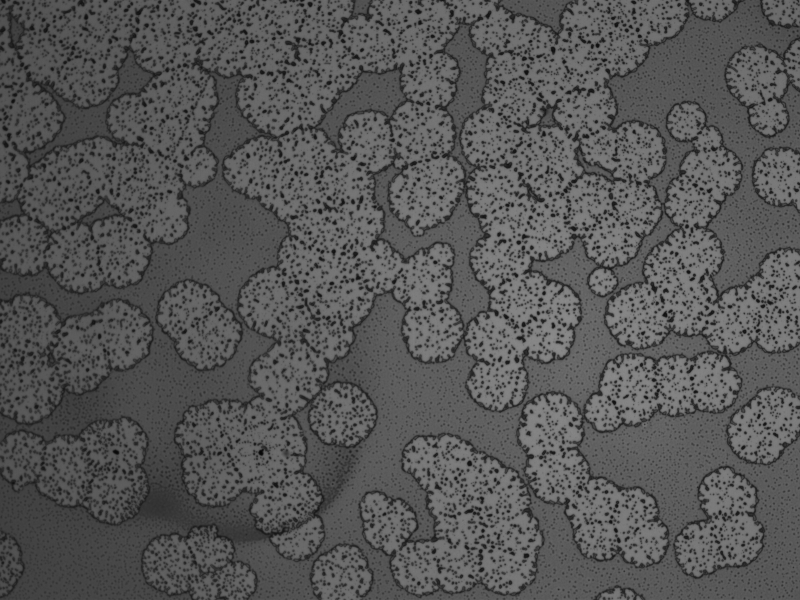
#> input picture sampledata/HW6/CEB2_s1_4x_1.jpg, 1600 x 1200 px, found by its file name (shown at 1/2 size)
$ jupyter execute --allow-errors Assignment6final_20251017.ipynb
#> lines starting #> are read from the running program, lines starting #| are printed output that depends on the picture; after the words box and inside, x2 and y2 are one past the last pixel; in counts of white or black regions, pixels touching at a corner belong together
<a href="https://colab.research.google.com/github/cbishop4/MSE7530/blob/main/Assignments/Assignment6final_20251017.ipynb" target="_parent"></a>

[cell 1]
import numpy as np
import matplotlib.pyplot as plt
import skimage as ski
import scipy.ndimage as ndi
import cv2

# Assignment 6 - MSE 7530
The goal of this assignment is to use some of your image processing principles to solve realistic materials science problems.
**Scoring**: Grade for 7530 is taken out of 100 points; 5995 grade is taken out of 125 points

### <font color='red'>Important AI Notice for this assignment:
In this assignment, you may **not** use generative AI on Question 1. Question 2 requires you to use it. For questions 3 and 4, you may use it as much as you want. However, if you use it, you must clearly indicate how and where you used it, including what prompts you gave it and how you evaluated whether the results made sense. You **are responsible** for understanding how the code ultimately works; it will also be graded for correctness, so if it did something wrong and you let it slide, you are still on the hook. You are welcome to complete questions 3 and 4 without generative AI if you wish. If you use generative AI for anything other than question 2, you **must** include a reflection paragraph at the end about what tasks it was most helpful for, and what its limitations were.

## Intro and Principles
To make the homework questions a bit easier, I am going to provide some examples of every principle that **I** used to solve the questions. Note that there are many approaches to these problems. You may use any approaches that we have learned in class without citation. **If you use an approach that we did not cover in class, you must cite the source you used**. A simple URL is fine; no need for a formal citation.

Most likely, the 3 most helpful packages you may use are scikit-image, scipy.ndimage, and/or openCV (cv2). Any approaches that you find will probably use these packages.

<font size=5><font color='blue'> **Please Note**: <font color='black'>for most of my demo, I use the colormap 'Grays_r', which displays 1s as white and 0s as black. I changed this from what I was originally using ('Grays') as it seemed more intuitive; I attempted to change them all back to 'Grays_r', but it is possible I missed one or two. If all of a sudden it seems like something switched to inverse, that could be why.  You are welcome to use any spatially uniform colormap you like; please plot the colorbar on any plot you show.

## Concept: Edge detection
Note that the example as given would not get you very far, and you would want to combine these principles with other operations for clear quantitative information.

Recall that an edge can be detected by using first and second derivatives. For example, I have an image of a thin film I tried to coat, but it didn't evenly cover the surface. I can compute the gradient to find edges:

[cell 2]
film = ski.io.imread('/content/drive/MyDrive/Teaching Files/MatChar_F2025/Examples/HW6/CEB2_s1_4x_1.jpg')
#> film is the input picture: shape (1200, 1600, 3); min 5, max 142, mean 86.3
film.shape
#> Out = (1200, 1600, 3)

Note that this image has 3 channels (i.e., it is composed of 3 separate 1200x1600 pixel images). This is because it is an RGB image. We didn't learn this in class, but to turn an RGB image to grayscale, the operation is:
$Gray~=~0.2989Red + 0.5870Green + 0.1140Blue$

There are specific functions (RGBtoGray) that automatically do this, but here for the sake of illustration we will manually do it.

[cell 3]
red = film[:,:,0]; green = film[:,:,1]; blue = film[:,:,2]
gray = 0.2989 * red + 0.5870 * green + 0.1140 * blue
fig, ax = plt.subplots(1,4,figsize=(20,4))
#> (the rest of this cell did not finish here and is left out)

To detect edges, we can use the 2D gradient:

[cell 4]
gray.shape
#> Out = (1200, 1600)

[cell 5]
gradient = np.gradient(gray)
#> gradient = 2 items
fig, ax = plt.subplots(1,3,figsize=(15,4))
#> (the rest of this cell did not finish here and is left out)

You can take a linecut of an image to see the intensity values as you move across a specified axis. To do this, you index all (:) of one axis, and a single index of the other. For example, (note that the linecut has been shifted by a constant in intensity to clearly see both)

[cell 6]
mag = np.sqrt(gradient[0]**2 + gradient[1]**2)
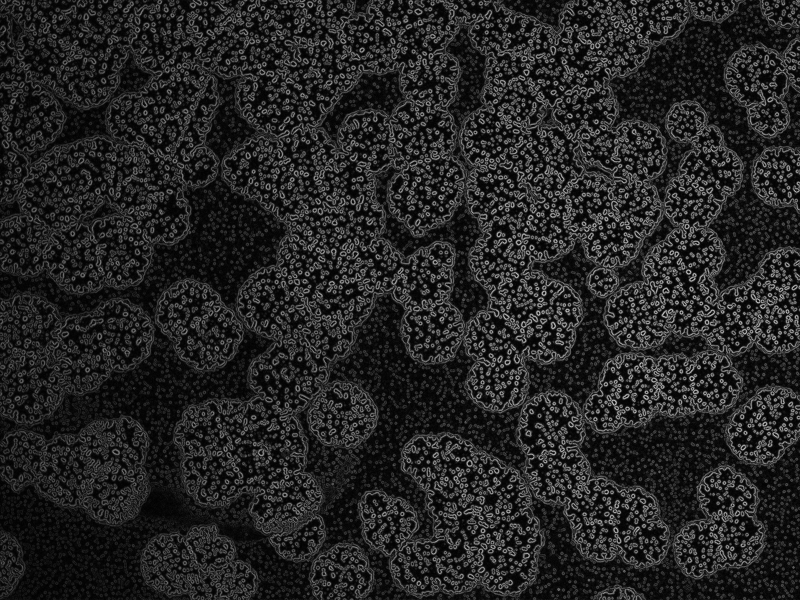
#> mag: shape (1200, 1600) float64 (shown at 1/2 size); min 0, max 49.82, mean 7.2; drawn with min black and max white
fig, ax = plt.subplots(1,2,figsize=(15,4))
#> (the rest of this cell did not finish here and is left out)

Alternatively, you can take the linecut right at the beginning and then calculate the 1st and 2nd derivative:

[cell 7]
fig, ax = plt.subplots(4,1,figsize=(3,12),sharex=True) # plotted with a common x-axis
#> (the rest of this cell did not finish here and is left out)

As you can see, these are not very smooth, and would benefit from some pre-processing; you could pre-process the initial image with a smoothing filter, or you could take the linecut and smooth it using Savitzky-Golay or another method, as we did earlier in the class.

## Concept: Binary morphological operators & example of image walkthrough
The way I do an image walkthrough here is roughly how you will want to do it in Question #1.

Let's say we want to determine the surface coverage of the film. To explain, let's take a zoomed-in look where I explain what you're looking at.

[cell 8]
plt.imshow(gray[500:800,500:800],cmap='Grays')
plt.text(250, 250,'A',fontsize=16, color='red')
plt.text(50, 250,'B',fontsize=16, color='red')
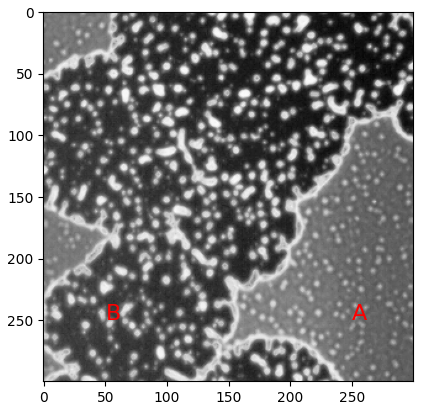
#> figure drawn by matplotlib, 1 panel

The above image is a failed attempt at making a smooth continuous film. The region labeled "A" is an area where the film covered; the "B" region is where it didn't stick. The white dots in the B region are small beads of liquid on the surface; in the A region they are probably air bubbles, but will count as part of the continuously covered film.

#### My Goal is to use image processing functions to determine what percentage of the surface is covered by thin film.
I will use various image processing functions; some have not been covered in class. You **will** want to use Google when you do this; anything you find online is fair game.

[cell 9]
# Convert the grayscale image to 8-bit unsigned integer format; necessary for opencv
gray_8u = cv2.convertScaleAbs(gray)

thresh_gauss = cv2.adaptiveThreshold(gray_8u, 255, cv2.ADAPTIVE_THRESH_GAUSSIAN_C, cv2.THRESH_BINARY, 101, 15)
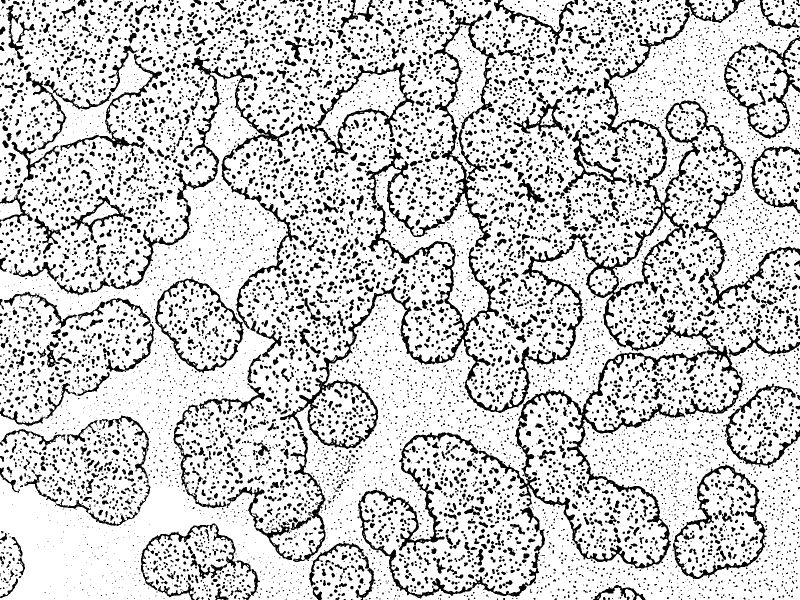
#> thresh_gauss: shape (1200, 1600) (shown at 1/2 size); 80.4% white; 10176 black regions (6628 under 20 px), largest, box (x1, y1, x2, y2) and area: (958, 16, 1600, 1137) 36684, (560, 405, 1168, 898) 19770, (729, 28, 992, 495) 11176

#> (the rest of this cell did not finish here and is left out)

Above, I used an adaptive threshold to "even out" the image. The adaptive threshold was needed because the image had uneven illumination and some smudges; the adaptive filter uses local means rather than a mean over the entire image.

[cell 10]
bined = thresh_gauss < 120
#> (the rest of this cell did not finish here and is left out)

Here, I picked a binary threshold where the edges, raised droplets, and film defects are white (1s), while the continuous film is mostly black (0s). Since the white areas in the continuous film are very small, I figured it would be easy to erode away those small features while keeping the ones inside the uncoated areas.

[cell 11]
# erode this
from skimage.morphology import binary_erosion as er

eroded = er(bined,footprint=ski.morphology.disk(1))
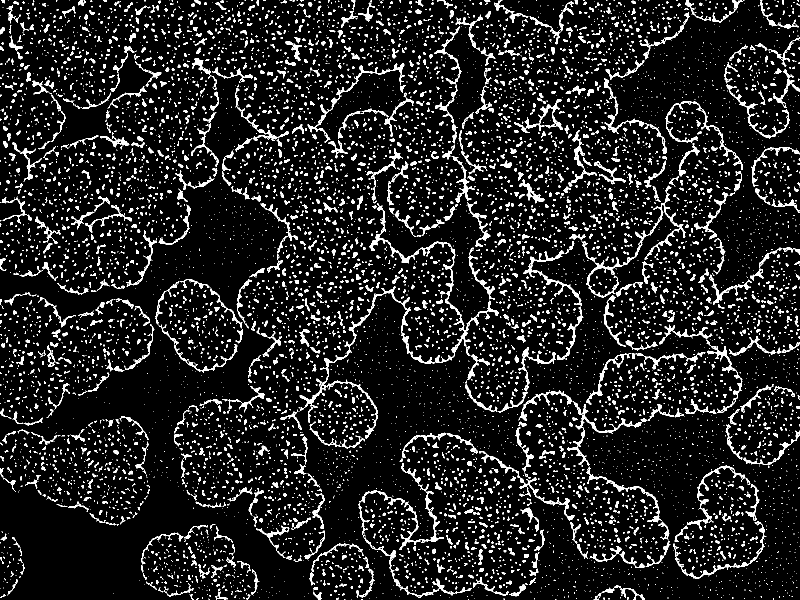
#> eroded: shape (1200, 1600) bool (shown at 1/2 size); 10.3% white; 8364 white regions (6517 under 20 px), largest, box (x1, y1, x2, y2) and area: (597, 573, 869, 877) 3638, (738, 406, 997, 712) 3174, (1163, 371, 1371, 595) 2798
#> (the rest of this cell did not finish here and is left out)

To get rid of the white spots within the continuous film area, I eroded the binary image. I used the skimage morphology disk to create my structuring element, which I print out below.

[cell 12]
print(ski.morphology.disk(1))

Other options for structuring elements include arrays of ones (np.ones((3,3))) will create a structuring element that is a 3x3 pixel array of ones; see here (https://scikit-image.org/docs/0.25.x/auto_examples/numpy_operations/plot_structuring_elements.html#sphx-glr-auto-examples-numpy-operations-plot-structuring-elements-py) for different structuring elements (footprints) you can make.

[cell 13]
from skimage.morphology import binary_dilation as dil
dilated = dil(eroded,footprint=ski.morphology.disk(1))
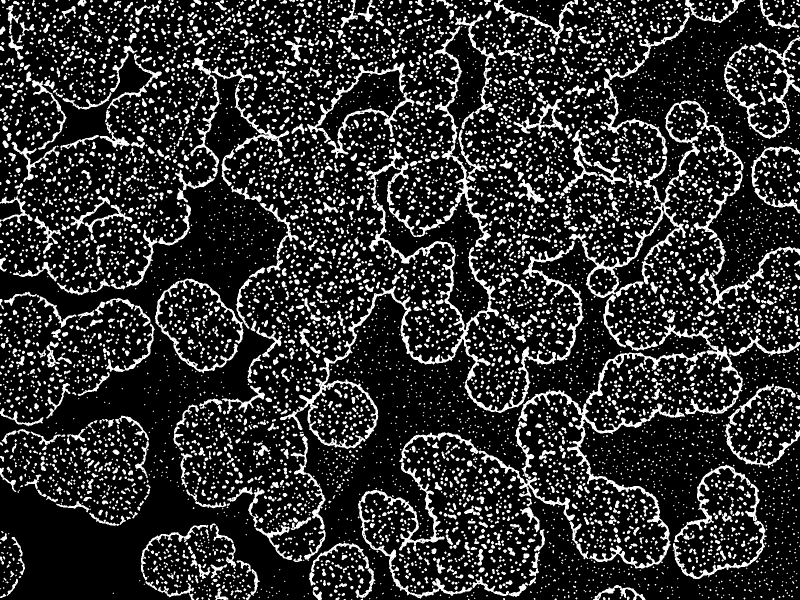
#> dilated: shape (1200, 1600) bool (shown at 1/2 size); 18.3% white; 7688 white regions (4206 under 20 px), largest, box (x1, y1, x2, y2) and area: (560, 405, 1112, 898) 16181, (1036, 779, 1370, 1137) 7921, (715, 864, 957, 1197) 7400
#> (the rest of this cell did not finish here and is left out)

Dilated the eroded image to see if I erased the holes; while I erased some of the largest ones, others remained. I will try another function to remove small objects next, that I found in the skimage.morphology documentation.

[cell 14]
from skimage.morphology import remove_small_objects as rem_objects
removed1 = rem_objects(dilated,min_size=20)
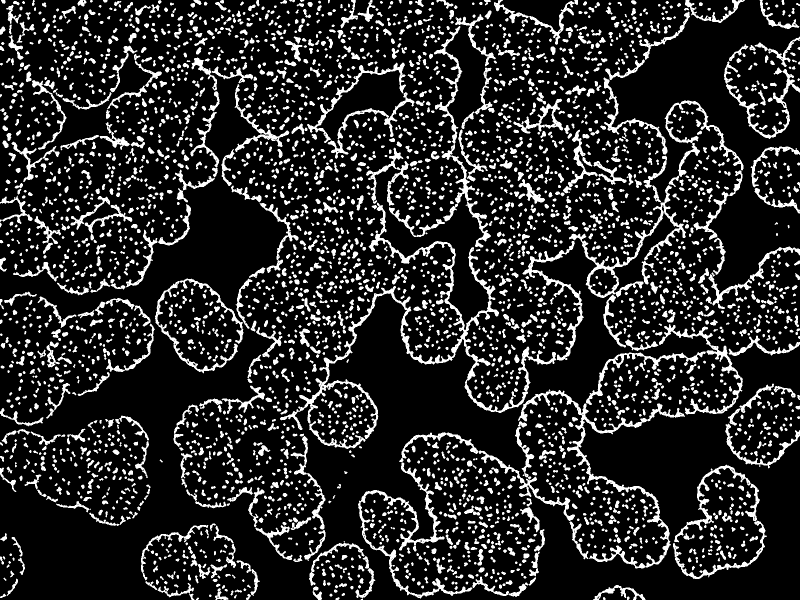
#> removed1: shape (1200, 1600) bool (shown at 1/2 size); 16.1% white; 3467 white regions, largest, box (x1, y1, x2, y2) and area: (560, 405, 1112, 898) 16173, (1036, 779, 1370, 1137) 7897, (716, 864, 957, 1197) 7368
#> (the rest of this cell did not finish here and is left out)

That did a much better job, and left behind the small objects in the uncoated areas so that we can differentiate between areas.

[cell 15]
redilate = dil(removed1,footprint=ski.morphology.disk(8))
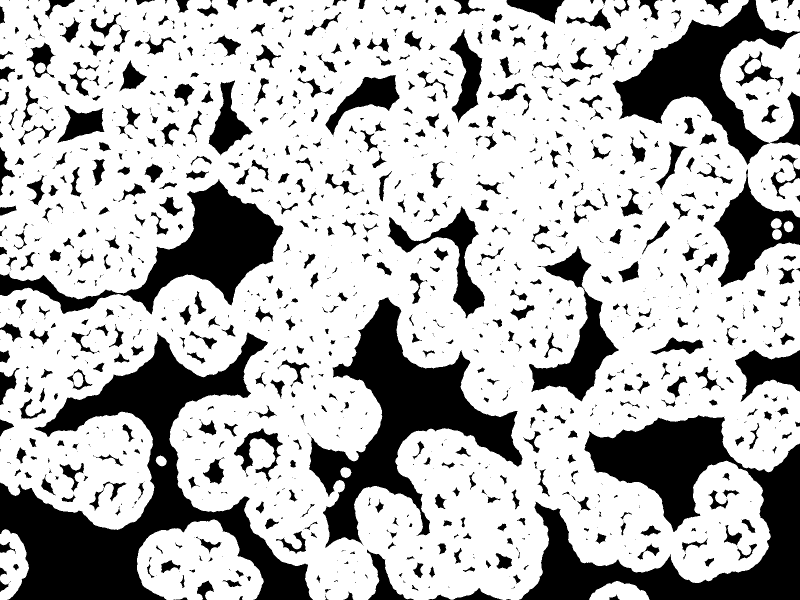
#> redilate: shape (1200, 1600) bool (shown at 1/2 size); 71.6% white; 1227 black regions (580 under 20 px), largest, box (x1, y1, x2, y2) and area: (0, 664, 626, 1200) 105335, (1038, 830, 1600, 1200) 86116, (618, 595, 1045, 1095) 65205
#> (the rest of this cell did not finish here and is left out)

Here I dilated it to fill some of those gaps and make my domains whiter. Here introduced a source of error, because some of them dilated through continuous film.

[cell 16]
from skimage.morphology import remove_small_holes as rem_holes
removed2 = rem_holes(redilate,area_threshold=1000)
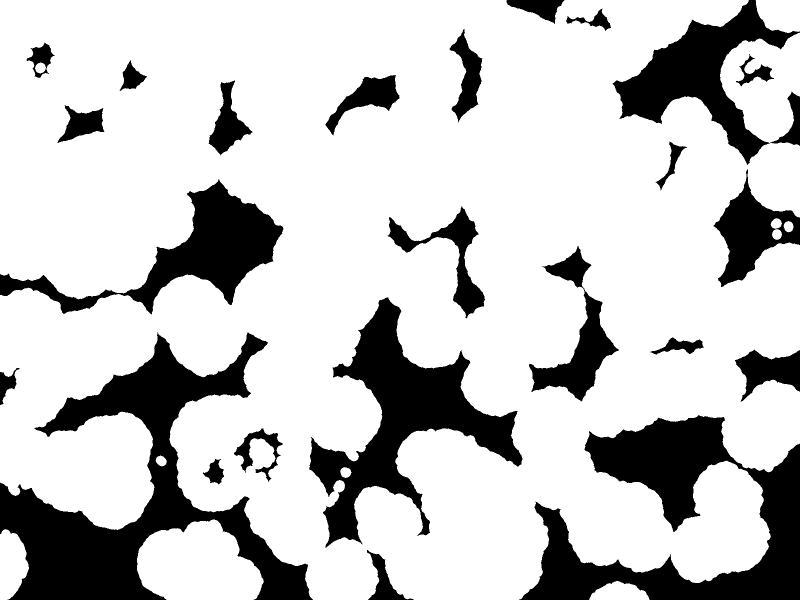
#> removed2: shape (1200, 1600) bool (shown at 1/2 size); 77.7% white; 24 black regions, largest, box (x1, y1, x2, y2) and area: (0, 664, 626, 1200) 105335, (1038, 830, 1600, 1200) 86115, (618, 595, 1045, 1095) 65201
#> (the rest of this cell did not finish here and is left out)

Now almost all of the small holes can be removed. The area threshold had to be chosen so that real continuous film sections didn't get fully filled, which did leave behind a few spots that should have been closed. This is another source of error.

[cell 17]
reerode = er(removed2,footprint=ski.morphology.disk(8))
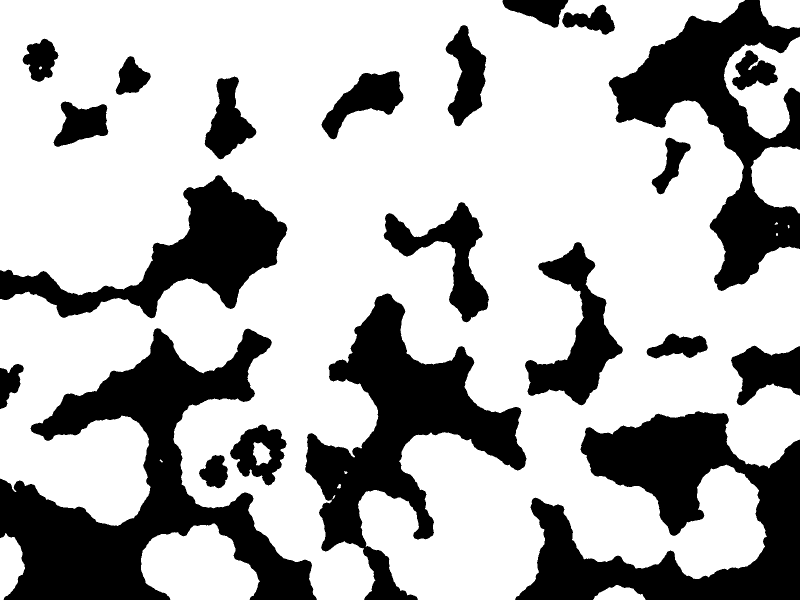
#> reerode: shape (1200, 1600) bool (shown at 1/2 size); 69.9% white; 22 black regions, largest, box (x1, y1, x2, y2) and area: (0, 656, 634, 1200) 130092, (1030, 822, 1600, 1200) 104446, (610, 587, 1053, 1200) 90273
#> (the rest of this cell did not finish here and is left out)

In the last step, I eroded it back by the same amount I originally dilated it so that the domains stayed the same size as they began.

<font size=6><font color='blue'> Final check: Mandatory for your Question 1.
Here we check our final answer for a filter against our original image. One filter should mostly show the dewet areas, while the other filter should mostly show continuous film.

[cell 18]
fig, ax = plt.subplots(1,2,figsize=(10,4))
ax[0].imshow(reerode*gray)
ax[1].imshow((1-reerode)*gray)
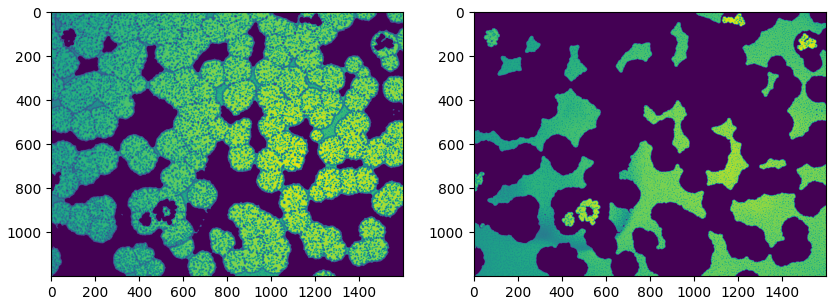
#> figure drawn by matplotlib, 2 panels
